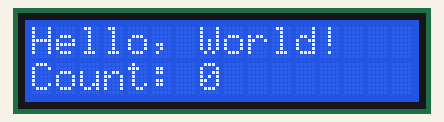
Simulated run of this sketch. Board: Arduino Uno, built with avr-gcc and run on an emulated ATmega328P. Parts: 16×2 character LCD.

Above: at 0.1 s.
At 4.1 s:
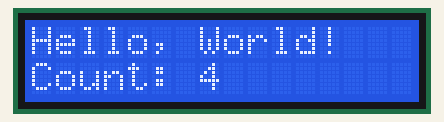
At 9.1 s:
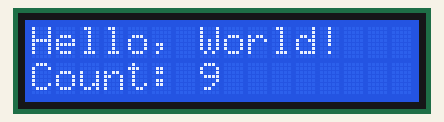
At 19.1 s:
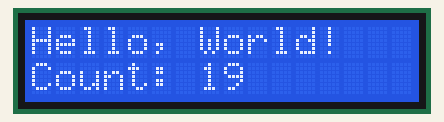
At 29.1 s:
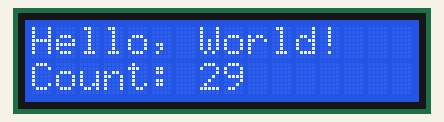
At 39.1 s:
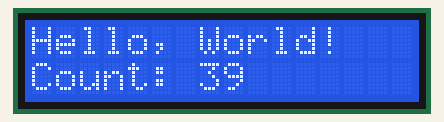

Measured:
- what the display in image 1 shows lasts 1.0 s, from 4.0 s to 5.0 s

The sketch:

sketch_mar17a.ino
```cpp
/*
  SIMULINO UNO - Arduino UNO project (Proteus simulation-friendly)
  LCD: LM016L (16x2) - compatible with HD44780 instruction set

  File: sketch_mar17a.ino
  Purpose: Simple demo that prints a static message on line 1 and
           updates a seconds counter on line 2 so the simulation
           shows activity.

  Wiring (LCD -> Arduino UNO):
    LCD RS  -> Arduino D13
    LCD EN  -> Arduino D12
    LCD D4  -> Arduino D11
    LCD D5  -> Arduino D10
    LCD D6  -> Arduino D9
    LCD D7  -> Arduino D8
    LCD VSS -> GND
    LCD VDD -> +5V
    LCD VO  -> Pot wiper (10K) between +5V and GND (contrast)
    LCD A   -> +5V through 220R (backlight +, if present)
    LCD K   -> GND (backlight -)

  Notes:
  - LM016L is typically HD44780-compatible. In Proteus use a generic
    16x2 LCD (HD44780 driver) if LM016L is not available.
  - This sketch is safe for both simulation and real hardware.
  - To run on real hardware: use Arduino UNO board in Arduino IDE.

*/

#include <LiquidCrystal.h>

// Initialize the library with the interface pins (RS, EN, D4, D5, D6, D7)
const int rs = 13;
const int en = 12;
const int d4 = 11;
const int d5 = 10;
const int d6 = 9;
const int d7 = 8;
LiquidCrystal lcd(rs, en, d4, d5, d6, d7);

void setup() {
  // Set up the LCD's number of columns and rows
  lcd.begin(16, 2);

  // Line 1: static welcome message
  lcd.setCursor(0, 0);
  lcd.print("Hello, World!");

  // Line 2: initial counter label
  lcd.setCursor(0, 1);
  lcd.print("Count: 0");
}

void loop() {
  // Update a simple seconds counter on the second line so the
  // display visibly changes during simulation.
  static unsigned long lastMillis = 0;
  static int counter = 0;

  if (millis() - lastMillis >= 1000) {
    lastMillis = millis();
    counter++;

    // Move cursor to where the number should appear and print it.
    lcd.setCursor(7, 1); // position right after "Count: "
    // clear previous number area (covers up to 4 digits)
    lcd.print("    ");
    lcd.setCursor(7, 1);
    lcd.print(counter);
  }
}
```
